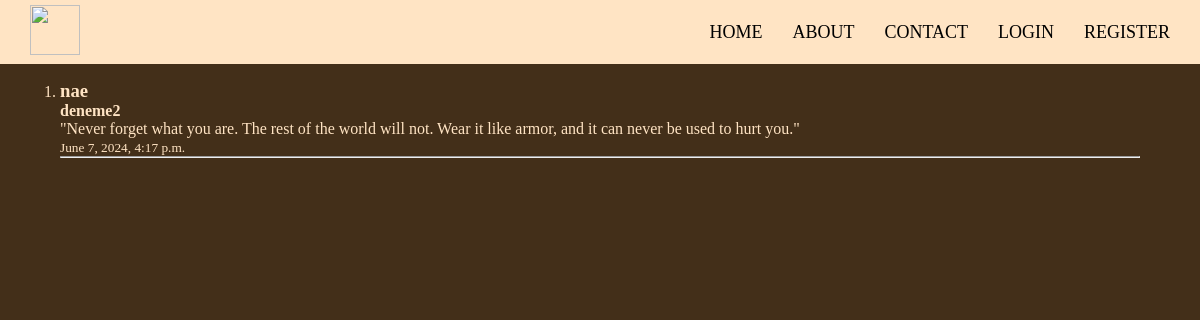
The page /article_detail/2 on the database its author committed.
### article/models.py (models this page shows, shortened)
class Article(models.Model):
    author = models.ForeignKey("auth.User", on_delete=models.CASCADE)
    title = models.CharField(max_length=150)
    content = models.TextField(max_length=500)
    created_date = models.DateTimeField(auto_now_add=True)

### article/views.py (the view)
# urls.py: path("article_detail/<int:id>", article_detail, name="article_detail"),
def article_detail(request, id):
    article = Article.objects.filter(id=id).first()
    context = {"article" : article}
    return render(request, "article_detail.html", context)

### templates/article_detail.html (shortened to what this page needs)
{% extends "base.html" %}
{% block body %}
   <div class="articles">
   <ul>
       <li>
        <h3>{{article.author}}</h3>
        <h4>{{article.title}}</h4>
        <p>{{article.content}}</p>
        <small>{{article.created_date}}</small>
      </li>
      <hr>
    </div>
{% endblock body %}

### static/style.css (style rules this page uses)
* { margin: 0; padding: 0; box-sizing: border-box; text-decoration: none; list-style: none; }
body { background-color: rgb(67, 47, 25); color: aliceblue; }
.articles { color: bisque; }
.articles ul li { list-style: decimal; }

### rows shown on the page
Article: author "nae", title "deneme2", content "\"Never forget what you are. The rest of the world will not. Wear it like armor, and it can never be used to hurt you.\"", created_date "June 7, 2024, 4:17 p.m."
